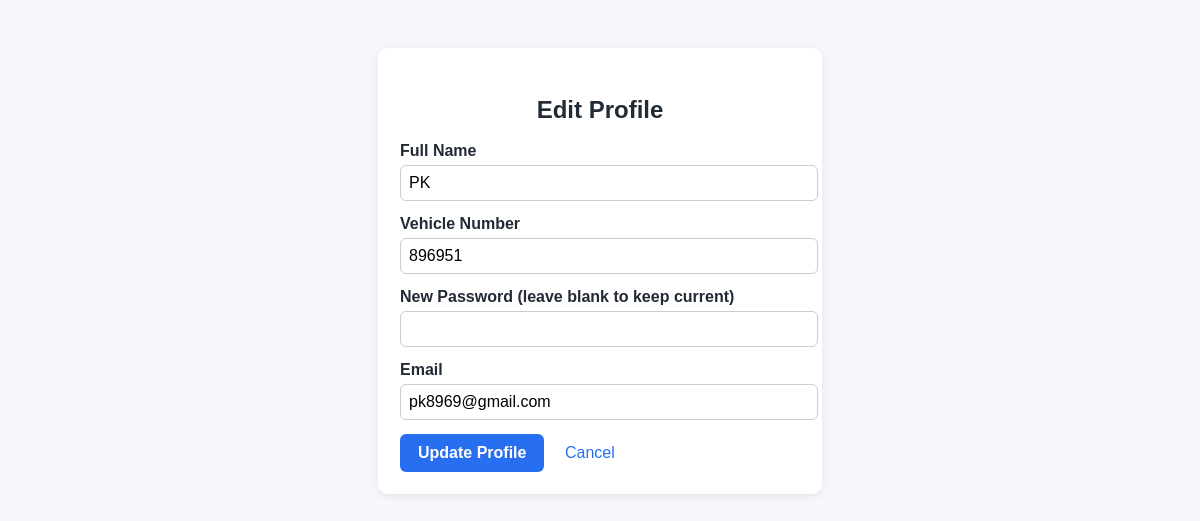
The page /user/edit-profile (signed in) on the database its author committed.
### models.py (models this page shows)
class User(db.Model):
    id = db.Column(db.Integer, primary_key=True)
    full_name = db.Column(db.String(100), nullable=False)
    email = db.Column(db.String(100), unique=True, nullable=False)
    phone = db.Column(db.String(20))
    password = db.Column(db.String(200), nullable=False)
    vehicle_number = db.Column(db.String(20))
    role = db.Column(db.String(20), default='user')  # 'admin' or 'user'
    reservations = db.relationship("Reservation", backref="user", lazy=True)

### app.py (the view, shortened to what this page needs)
@app.route('/user/edit-profile', methods=['GET', 'POST'])
def user_edit_profile():
    if 'email' not in session:
        flash("Please log in to edit your profile.", "error")
        return redirect(url_for('login'))
    user = User.query.filter_by(email=session['email']).first()
    if not user:
        flash("User not found.", "error")
        return redirect(url_for('login'))
    return render_template('user_edit_profile.html', user=user)

### templates/user_edit_profile.html (shortened to what this page needs)
<!DOCTYPE html>
<html>
<head>
</head>
<body>
<div class="profile-box">
    <h2>Edit Profile</h2>
    <form method="POST">
        <label for="full_name">Full Name</label>
        <input type="text" id="full_name" name="full_name" value="{{ user.full_name }}" required>
        <label for="vehicle_number">Vehicle Number</label>
        <input type="text" id="vehicle_number" name="vehicle_number" value="{{ user.vehicle_number }}">
        <label for="password">New Password (leave blank to keep current)</label>
        <input type="password" id="password" name="password">
        <label for="email">Email</label>
        <input type="email" id="email" name="email" value="{{ user.email }}" required>
        <button type="submit">Update Profile</button>
        <a href="{{ url_for('user_dashboard') }}" class="cancel-link">Cancel</a>
    </form>
</div>
</body>
</html>

### templates/user_edit_profile.html (style rules this page uses)
body { background: #f6f7fb; font-family: Arial, sans-serif; margin: 0; }
.profile-box { max-width: 400px; margin: 48px auto; background: #fff; padding: 28px 22px 22px 22px; border-radius: 10px; box-shadow: 0 2px 8px rgba(0,0,0,0.08); }
h2 { text-align: center; color: #222a35; margin-bottom: 18px; }
label { display: block; margin-bottom: 5px; font-weight: bold; color: #222a35; }
input[type="text"], input[type="email"], input[type="password"] { width: 100%; padding: 8px; margin-bottom: 14px; border-radius: 6px; border: 1px solid #ccc; font-size: 1rem; }
button { background: #276ef1; color: #fff; padding: 10px 18px; border: none; border-radius: 6px; cursor: pointer; font-size: 1rem; font-weight: bold; }
.cancel-link { margin-left: 16px; color: #276ef1; text-decoration: none; font-size: 1rem; }

### rows shown on the page
User: full_name "PK", vehicle_number "896951", email "pk8969@gmail.com"
